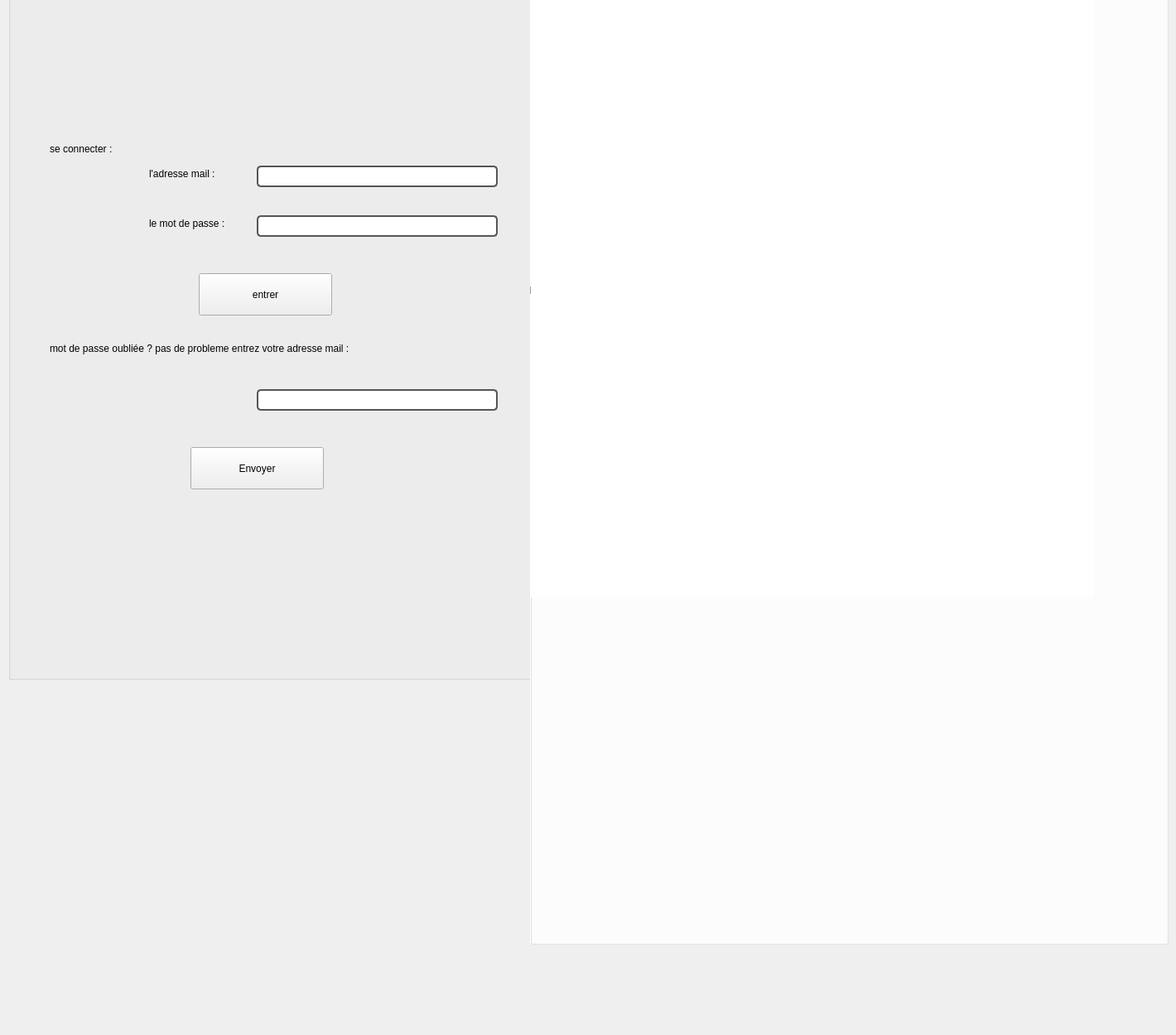
    <widget class="QWidget" name="pageLogin">
     <widget class="QGroupBox" name="groupBox_11_login">
      <property name="geometry">
       <rect>
        <x>10</x>
        <y>-40</y>
        <width>651</width>
        <height>861</height>
       </rect>
      </property>
      <property name="title">
       <string>Official desktop app</string>
      </property>
      <widget class="QPushButton" name="pushButton_13">
       <property name="geometry">
        <rect>
         <x>220</x>
         <y>580</y>
         <width>161</width>
         <height>51</height>
        </rect>
       </property>
       <property name="text">
        <string>Envoyer</string>
       </property>
      </widget>
      <widget class="QPushButton" name="pushButton_15">
       <property name="geometry">
        <rect>
         <x>230</x>
         <y>370</y>
         <width>161</width>
         <height>51</height>
        </rect>
       </property>
       <property name="text">
        <string>entrer</string>
       </property>
      </widget>
      <widget class="QLabel" name="label_29">
       <property name="geometry">
        <rect>
         <x>70</x>
         <y>-50</y>
         <width>481</width>
         <height>361</height>
        </rect>
       </property>
       <property name="styleSheet">
        <string notr="true">image: url(:/imagetouse.png-removebg-preview.png);
</string>
       </property>
       <property name="text">
        <string/>
       </property>
      </widget>
      <widget class="QLineEdit" name="lineEdit_8">
       <property name="geometry">
        <rect>
         <x>300</x>
         <y>240</y>
         <width>291</width>
         <height>26</height>
        </rect>
       </property>
       <property name="styleSheet">
        <string notr="true">QLineEdit { color: black; background-color: white; border: 2px solid #555; border-radius: 5px; padding: 5px; font-size: 14px; }</string>
       </property>
       <property name="text">
        <string/>
       </property>
       <property name="dragEnabled">
        <bool>false</bool>
       </property>
      </widget>
      <widget class="QLineEdit" name="lineEdit_10">
       <property name="geometry">
        <rect>
         <x>300</x>
         <y>300</y>
         <width>291</width>
         <height>26</height>
        </rect>
       </property>
       <property name="styleSheet">
        <string notr="true">QLineEdit { color: black; background-color: white; border: 2px solid #555; border-radius: 5px; padding: 5px; font-size: 14px; }</string>
       </property>
      </widget>
      <widget class="QLineEdit" name="lineEdit_11">
       <property name="geometry">
        <rect>
         <x>300</x>
         <y>510</y>
         <width>291</width>
         <height>26</height>
        </rect>
       </property>
       <property name="styleSheet">
        <string notr="true">QLineEdit { color: black; background-color: white; border: 2px solid #555; border-radius: 5px; padding: 5px; font-size: 14px; }</string>
       </property>
      </widget>
      <widget class="QLabel" name="label">
       <property name="geometry">
        <rect>
         <x>170</x>
         <y>240</y>
         <width>111</width>
         <height>20</height>
        </rect>
       </property>
       <property name="text">
        <string>l'adresse mail :</string>
       </property>
      </widget>
      <widget class="QLabel" name="label_2">
       <property name="geometry">
        <rect>
         <x>170</x>
         <y>300</y>
         <width>111</width>
         <height>20</height>
        </rect>
       </property>
       <property name="text">
        <string>le mot de passe :</string>
       </property>
      </widget>
      <widget class="QLabel" name="label_3">
       <property name="geometry">
        <rect>
         <x>50</x>
         <y>210</y>
         <width>141</width>
         <height>20</height>
        </rect>
       </property>
       <property name="styleSheet">
        <string notr="true">font: 900 9pt &quot;Segoe UI&quot;;</string>
       </property>
       <property name="text">
        <string>se connecter :</string>
       </property>
      </widget>
      <widget class="QLabel" name="label_4">
       <property name="geometry">
        <rect>
         <x>50</x>
         <y>450</y>
         <width>511</width>
         <height>21</height>
        </rect>
       </property>
       <property name="styleSheet">
        <string notr="true">font: 900 9pt &quot;Segoe UI&quot;;</string>
       </property>
       <property name="text">
        <string>mot de passe oubliée ? pas de probleme entrez votre adresse mail : </string>
       </property>
      </widget>
     </widget>
     <widget class="QGroupBox" name="groupBox">
      <property name="geometry">
       <rect>
        <x>640</x>
        <y>-100</y>
        <width>771</width>
        <height>1241</height>
       </rect>
      </property>
      <property name="styleSheet">
       <string notr="true">background-color: rgb(255, 255, 255);</string>
      </property>
      <property name="title">
       <string>GroupBox</string>
      </property>
      <widget class="QLabel" name="label_5">
       <property name="geometry">
        <rect>
         <x>-50</x>
         <y>80</y>
         <width>731</width>
         <height>741</height>
        </rect>
       </property>
       <property name="styleSheet">
        <string notr="true">
image: url(:/menuimage.png);</string>
       </property>
       <property name="text">
        <string>TextLabel</string>
       </property>
      </widget>
     </widget>
    </widget>
